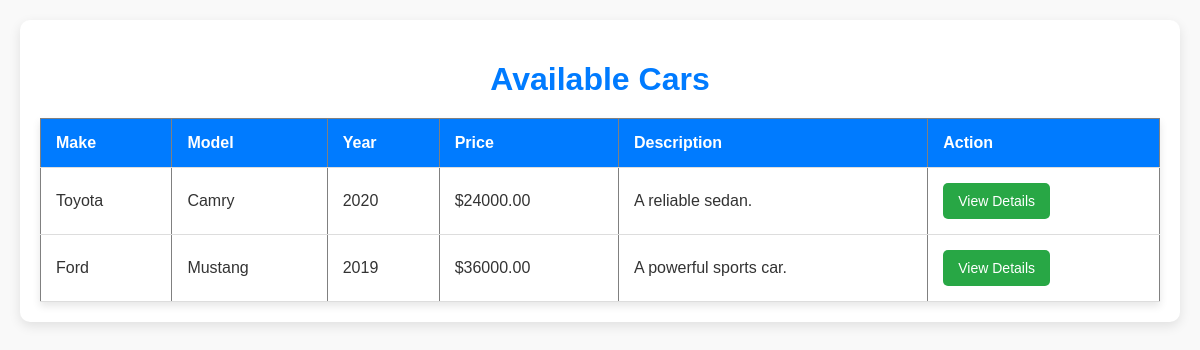
Before: / with the older database file.
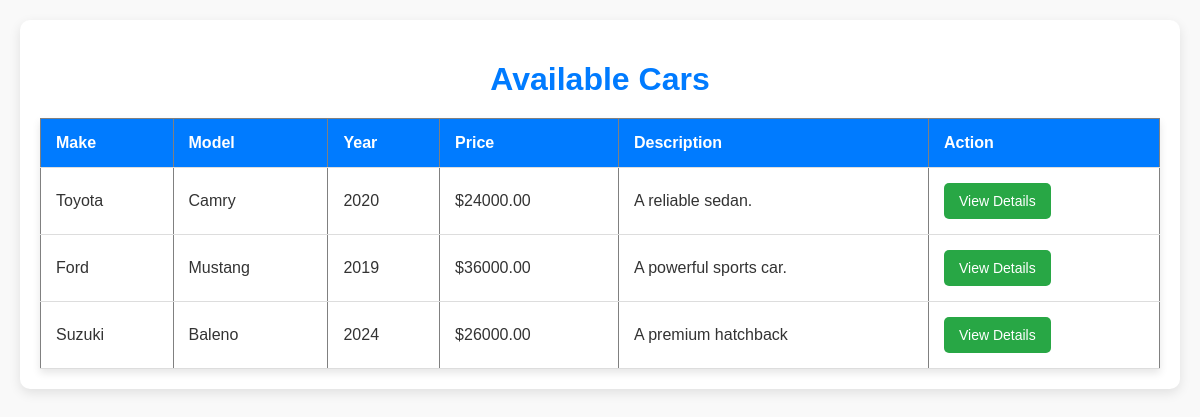
After: the same page with the newer database file.
### kars/models.py (models this page shows, shortened)
class Kar(models.Model):
    make= models.CharField(max_length=100)
    model= models.CharField(max_length=100)
    year= models.IntegerField()
    price= models.DecimalField(max_digits=10, decimal_places=2)
    description= models.TextField()
    image= models.ImageField(upload_to='car_images/')

### kars/views.py (the view)
# urls.py: path('', views.home, name='home'),
def home(request):
    cars = Kar.objects.all()
    return render(request, 'home.html', {'cars': cars})

### kars/templates/home.html (shortened to what this page needs)
<!DOCTYPE html>
<html lang="en">
<head>
</head>
<body>
  <div class="container">
    <h1>Available Cars</h1>
    {% if cars %}
    <table border="1">
      <thead>
        <tr>
          <th>Make</th>
          <th>Model</th>
          <th>Year</th>
          <th>Price</th>
          <th>Description</th>
          <th>Action</th>
        </tr>
      </thead>
      <tbody>
        {% for car in cars %}
          <tr>
            <td>{{ car.make }}</td>
            <td>{{ car.model }}</td>
            <td>{{ car.year }}</td>
            <td>${{ car.price }}</td>
            <td>{{ car.description }}</td>
            <td>
              <a href="{% url 'car_detail' car.id %}">
                <button type="button">View Details</button>
              </a>
            </td>
          </tr>
        {% endfor %}
      </tbody>
    </table>
    {% else %}
      <p class="no-cars-message">No cars available at the moment.</p>
    {% endif %}
  </div>
</body>
</html>

### kars/templates/home.html (style rules this page uses)
body { font-family: Arial, sans-serif; background-color: #f9f9f9; color: #333; margin: 0; padding: 20px; animation: fadeIn 0.5s ease-in; }
h1 { text-align: center; color: #007bff; margin-bottom: 20px; animation: slideIn 0.5s ease-in-out; }
table { width: 100%; max-width: 1200px; margin: 0 auto; border-collapse: collapse; box-shadow: 0 4px 8px rgba(0, 0, 0, 0.1); background-color: #fff; transition: transform 0.3s ease; }
th, td { padding: 15px; text-align: left; border-bottom: 1px solid #ddd; }
th { background-color: #007bff; color: white; }
tr { transition: background-color 0.3s ease; }
button { padding: 10px 15px; background-color: #28a745; color: white; border: none; border-radius: 5px; font-size: 14px; cursor: pointer; transition: background-color 0.3s, transform 0.3s; }
a { text-decoration: none; }
.container { max-width: 1200px; margin: auto; padding: 20px; background-color: #fff; border-radius: 10px; box-shadow: 0 4px 12px rgba(0, 0, 0, 0.1); }

Changed rows visible on the page:
added Kar: make "Suzuki", model "Baleno", year "2024", price "26000.00", description "A premium hatchback"
